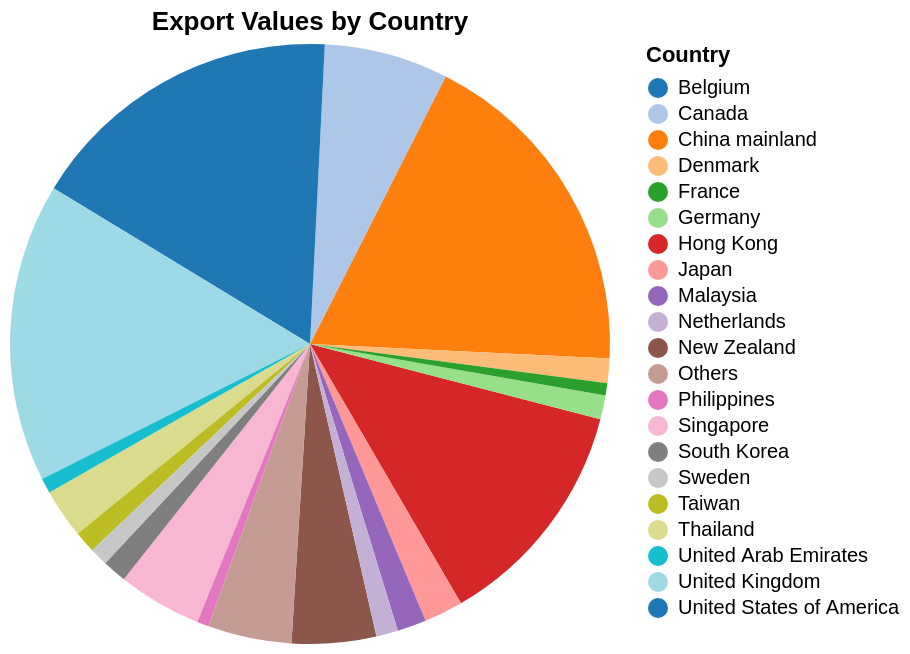

Describe this chart as a Vega-Lite specification.
### Vega-Lite specification from a JSON file in a GitHub repository (floating-point values rounded to 4 significant figures)
{"$schema": "https://vega.github.io/schema/vega-lite/v5.json", "title": "Export Values by Country", "data": {"values": [{"Country": "China mainland", "Export Value": 400200000.0, "Percentage": 18}, {"Country": "United States of America", "Export Value": 356700000.0, "Percentage": 16}, {"Country": "United Kingdom", "Export Value": 352600000.0, "Percentage": 16}, {"Country": "Hong Kong", "Export Value": 275000000.0, "Percentage": 13}, {"Country": "Canada", "Export Value": 146100000.0, "Percentage": 7}, {"Country": "New Zealand", "Export Value": 99390000.0, "Percentage": 5}, {"Country": "Singapore", "Export Value": 99050000.0, "Percentage": 5}, {"Country": "Thailand", "Export Value": 58330000.0, "Percentage": 3}, {"Country": "Japan", "Export Value": 45840000.0, "Percentage": 2}, {"Country": "Malaysia", "Export Value": 34360000.0, "Percentage": 2}, {"Country": "Denmark", "Export Value": 28990000.0, "Percentage": 1}, {"Country": "South Korea", "Export Value": 28480000.0, "Percentage": 1}, {"Country": "Germany", "Export Value": 28170000.0, "Percentage": 1}, {"Country": "Netherlands", "Export Value": 25590000.0, "Percentage": 1}, {"Country": "Taiwan", "Export Value": 25400000.0, "Percentage": 1}, {"Country": "Sweden", "Export Value": 21330000.0, "Percentage": 1}, {"Country": "United Arab Emirates", "Export Value": 17620000.0, "Percentage": 1}, {"Country": "Belgium", "Export Value": 17210000.0, "Percentage": 1}, {"Country": "France", "Export Value": 14380000.0, "Percentage": 1}, {"Country": "Philippines", "Export Value": 13730000.0, "Percentage": 1}, {"Country": "Others", "Export Value": 98730000.0, "Percentage": 5}]}, "mark": "arc", "encoding": {"theta": {"field": "Export Value", "type": "quantitative"}, "color": {"field": "Country", "type": "nominal", "scale": {"scheme": "category20"}}, "tooltip": [{"field": "Country", "title": "Country"}, {"field": "Export Value", "title": "Export Value", "format": ",.2f"}, {"field": "Percentage", "title": "Percentage", "format": ".0f"}]}, "view": {"stroke": null}, "layer": [{"mark": "arc", "encoding": {"theta": {"field": "Export Value"}}}]}
